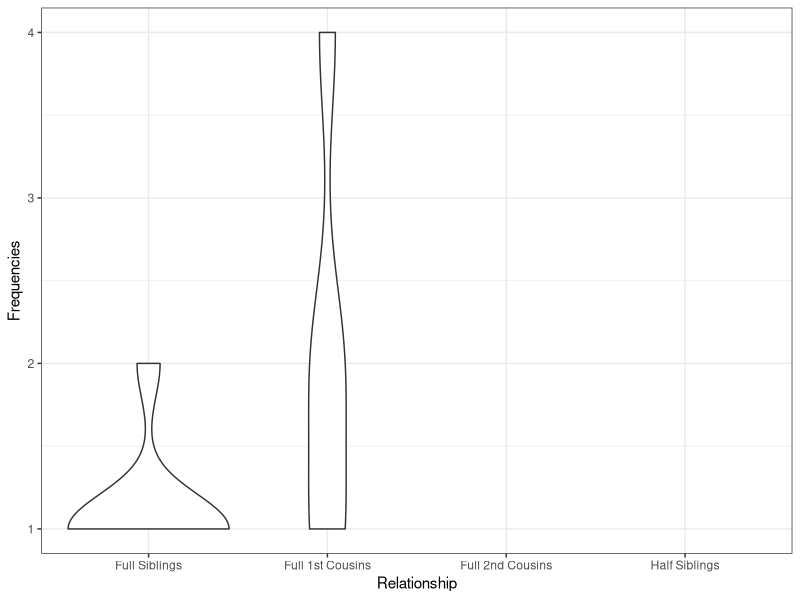

R code for this plot:
library(plyr)
library(ggplot2)
library(rstudioapi)

###Set working directory to source file location.
setwd(dirname(rstudioapi::getActiveDocumentContext()$path))

###Read in data for fam36415.
data <- read.delim("syas_summary.csv")

###Drop data with IDs that equal 0.
data <- data[!(data$Indiv1 == '0' | data$Indiv2 == '0'),]
data <- na.omit(data)

###Limit frequencies to only 0 GD relationships.
mydata <- data[data$generation.depth == '0', ]

###Concatenate GD and ME into one column for frequency counts.
mydata$relation <- paste(mydata$relationship.type,",", mydata$generation.depth, ",", mydata$meioses.events)

###Create frequency data frame.
sel_col <- c('Indiv1', 'relation')
frequency <- count(mydata, sel_col)

###Rename columns
names(frequency)[3] <- 'Frequencies'
names(frequency)[2] <- 'Relationship_Type'

###Create violin plot.
vp <- ggplot(frequency, aes(x=factor(Relationship_Type), y=Frequencies)) +
               geom_violin() +
  scale_x_discrete(name ='Relationship', labels=c('Full Siblings','Full 1st Cousins', 'Full 2nd Cousins', 
  'Half Siblings', 'Half 1st Cousins', 'Half 2nd Cousins', 'Unknown Siblings', 'Unknown 1st Cousins')) +
  theme_bw()
vp
